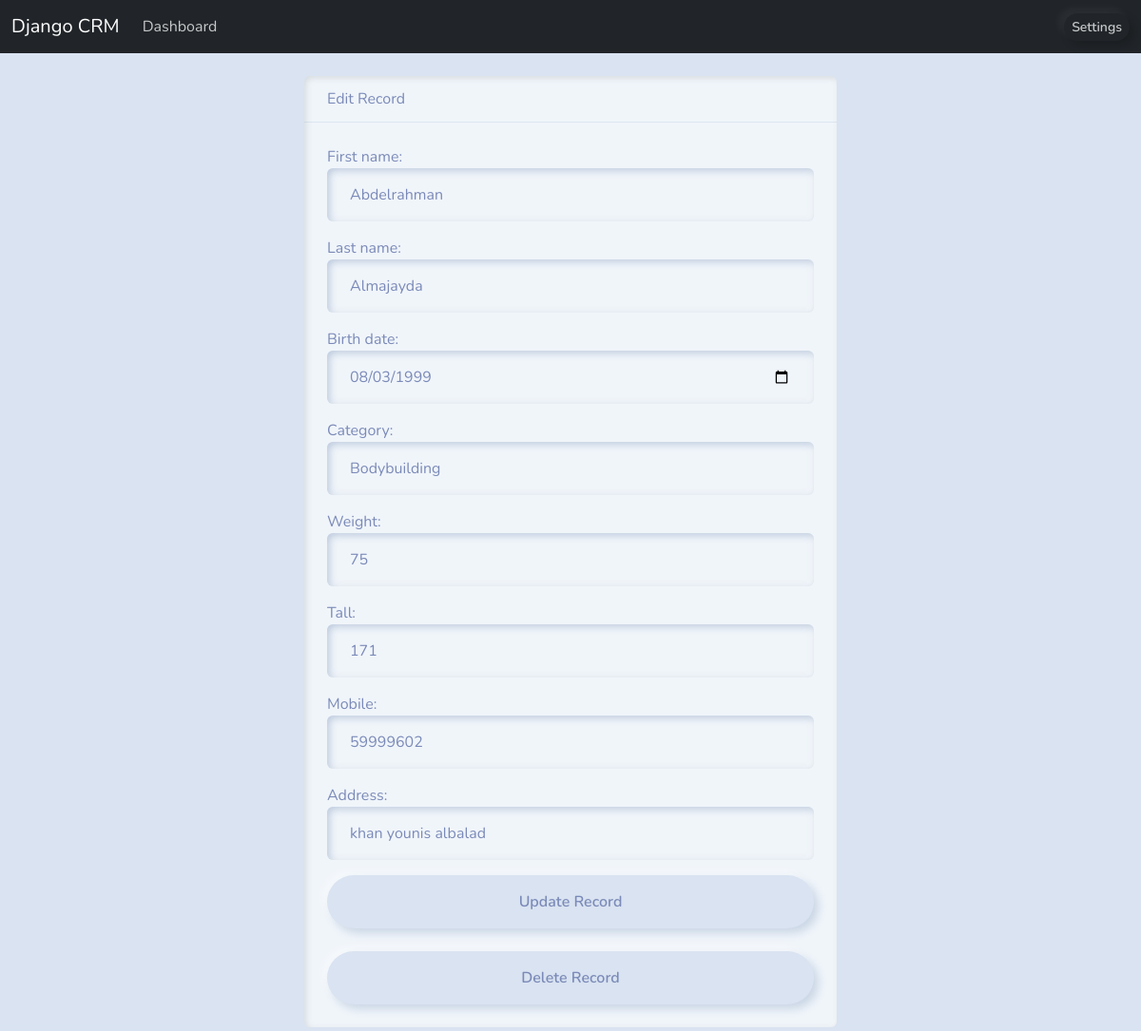
/edit-record/1/ (signed in), run on the app's committed database.
### webapp/models.py (models this page shows, shortened)
class Record(models.Model):
    first_name = models.CharField(max_length=255)
    last_name = models.CharField(max_length=255)
    birth_date = models.DateField(auto_now=False)
    category = models.ForeignKey(Category , on_delete=models.SET_NULL , null = True)
    weight = models.IntegerField()
    tall = models.IntegerField()
    mobile = models.CharField(max_length=13)
    address= models.CharField(max_length=500)
    created_at = models.DateTimeField(auto_now_add=True)
    class Meta:
        ordering = ["-created_at"]

### webapp/views.py (the view)
# urls.py: path("edit-record/<int:id>/", views.edit_record, name="edit-record"),
@login_required
def edit_record(request,id):
    record = get_object_or_404(Record,pk=id)
    form = UpdateRecordForm(instance=record)
    if request.method == "POST":
        form = UpdateRecordForm(request.POST,instance=record)
        if form.is_valid():
            form.save()
            messages.success(request,'Record updated successfully')
            return redirect('view-record',id=id)
    return render(request,'edit_record.html',{'record':record,'form':form})

### webapp/forms.py (shortened to what this page needs)
class UpdateRecordForm(forms.ModelForm):
    def __init__(self, *args, **kwargs):
        super(UpdateRecordForm, self).__init__(*args, **kwargs)
        for field_name , field in self.fields.items():
            field.widget.attrs['class'] = 'form-control '
    class Meta:
        model = Record
        fields = ('first_name', 'last_name', 'birth_date', 'category', 'weight', 'tall', 'mobile', 'address',)
        widgets = {
            'birth_date': forms.widgets.DateInput(attrs={'type': 'date'}),
            'mobile': MobileNumberInput,
            }

### webapp/models.py (called while the page is built)
    def __str__(self):
        return self.name

### webapp/templates/edit_record.html (shortened to what this page needs)
{% extends 'base.html' %}
{% block content %}
<br>
<div class="d-flex justify-content-center">
    <div class="card bg-light border-primary mb-3" style="width: 35rem;">
        <div class="card-header">
            Edit Record
        </div>
        <div class="card-body">
            <form action="" method="post">
                {{form.as_p}}
                <button type="submit" class="btn btn-warning form-control">Update Record</button>
                <br>
                <br>
                <a href="{% url 'delete-record' record.id %}" class="btn btn-danger form-control">Delete Record</a>
            </form>
        </div>
    </div>
</div>
{% endblock content %}

### data on the page
Record: first_name "Abdelrahman", last_name "Almajayda", birth_date "08/03/1999", category "Bodybuilding", weight "75", tall "171", mobile "59999602", address "khan younis albalad"
